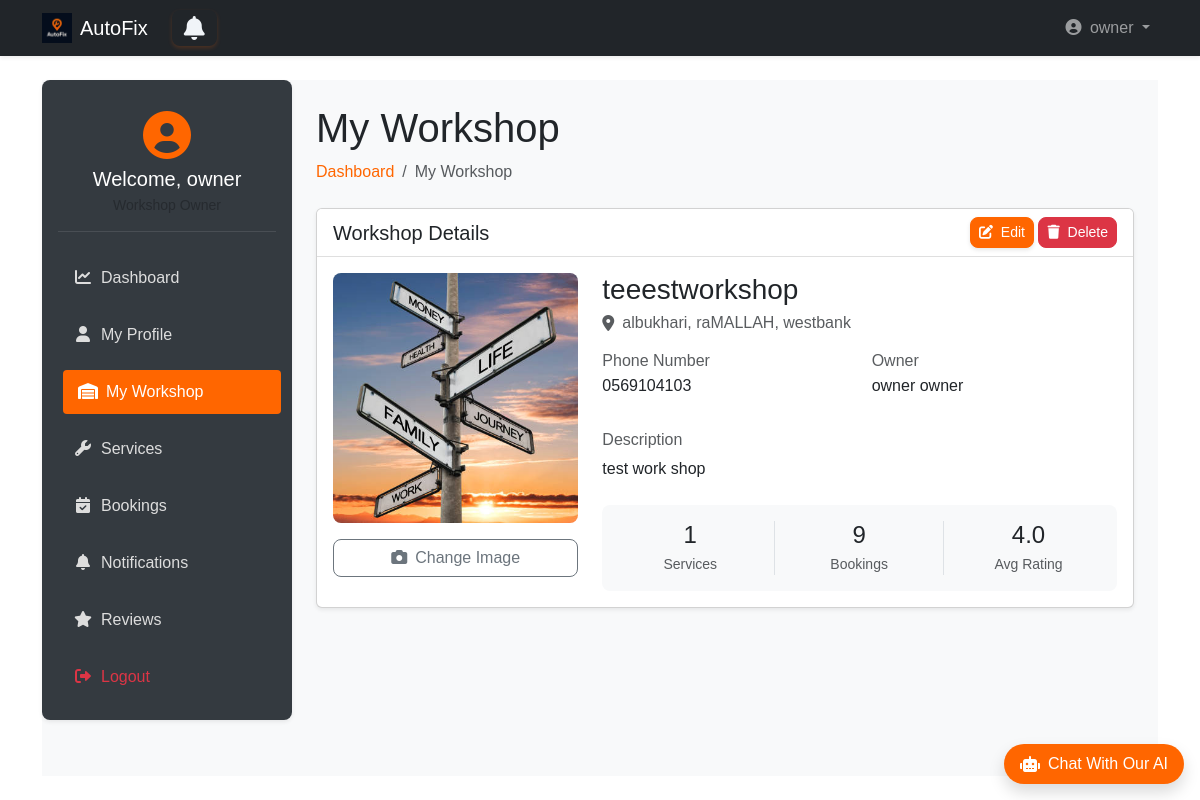
Page /owner_dashboard/owner/workshop/ (signed in) on the earlier database version.
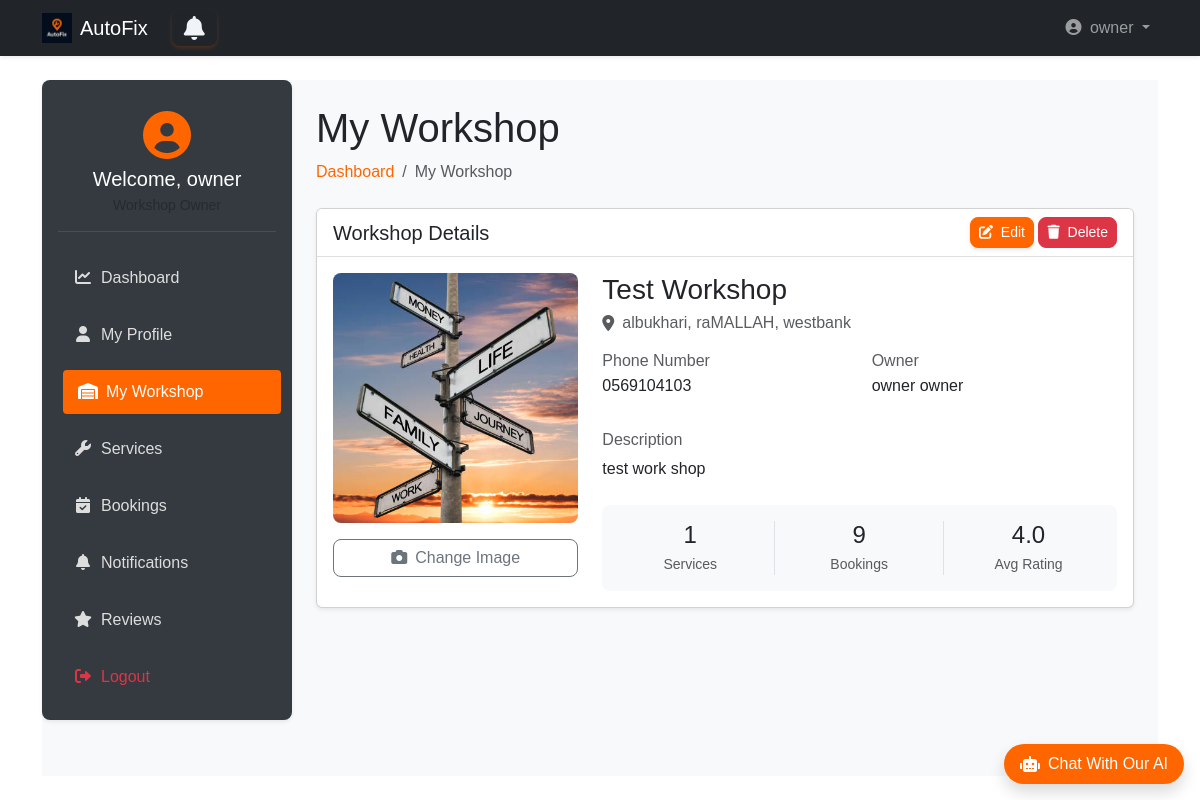
Same page on the later database version.
### workshops/models.py (models this page shows, shortened)
class Workshop(models.Model):
    name = models.CharField(max_length=255)
    address = models.ForeignKey(Address, on_delete=models.CASCADE)
    phone = models.CharField(max_length=15)
    description = models.TextField(blank=True)
    image = models.ImageField(upload_to='workshops_images/', null=True, blank=True)
    owner = models.OneToOneField(User, on_delete=models.CASCADE, related_name="workshop", null=True)

### locations/models.py (models this page shows, shortened)
class Address(models.Model):
    street = models.CharField(max_length=255)
    city = models.CharField(max_length=255)
    region = models.CharField(max_length=255)
    country = models.CharField(max_length=255)
    postal_code = models.CharField(max_length=20)
    latitude = models.FloatField(blank=True, null=True)
    longitude = models.FloatField(blank=True, null=True)
    objects = AddressManager()
    class Meta:
        verbose_name_plural = "Addresses"

### accounts/models.py (models this page shows, shortened)
class User(AbstractUser):
    username = None
    email = models.EmailField(unique=True)
    phone = models.CharField(max_length=15, unique=True, blank=True)
    is_workshop_owner = models.BooleanField(default=False)
    address = models.ForeignKey(Address, on_delete=models.SET_NULL, null=True, blank=True)
    objects = UserManager()
    USERNAME_FIELD = 'email'
    REQUIRED_FIELDS = ['first_name', 'last_name']  # names required for registration
    def get_full_name(self):
        return f"{self.first_name} {self.last_name}"
    def get_short_name(self):
        return self.first_name

### owner_dashboard/views.py (the view, shortened to what this page needs)
# urls.py: path('owner/workshop/', views.workshop_management, name='workshop'),
def workshop_management(request):
    if not request.user.is_workshop_owner:
        return redirect('landing:main')
    try:
        workshop = Workshop.objects.get(owner=request.user)
        context = {
            'workshop': workshop,
            'total_services': workshop.services.count(),
            'total_bookings': workshop.booking_set.count(),
            'avg_rating': round(workshop.review_set.aggregate(Avg('rating'))['rating__avg'], 1) if workshop.review_set.exists() else None
        }
    except Workshop.DoesNotExist:
        context = {'workshop': None}
    return render(request, 'owner_dashboard/workshop.html', context)

### templates/owner_dashboard/workshop.html (shortened to what the changed rows need)
{% extends 'base2.html' %}
{% load static %}
{% block extra_css %}
<link rel="stylesheet" href="{% static 'css/owner_dashboard.css' %}">
{% endblock %}
{% block content %}
<div class="wrapper d-flex">
    <main class="main-content flex-grow-1 p-4">
        <div class="dashboard-header mb-4">
            <h1>My Workshop</h1>
        </div>
        <div class="card shadow-sm">
            <div class="card-body">
                {% if workshop %}
                <div class="row">
                    <div class="col-md-4 mb-4 mb-md-0">
                        <div class="workshop-image-container bg-light rounded-3 overflow-hidden" style="height: 250px;">
                            {% if workshop.image %}
                                <img src="{{ workshop.image.url }}" alt="{{ workshop.name }}" class="w-100 h-100 object-fit-cover">
                            {% else %}
                                <div class="d-flex flex-column align-items-center justify-content-center h-100 text-muted">
                                    <i class="fas fa-image fa-4x mb-3"></i>
                                    <span>No Image Uploaded</span>
                                </div>
                            {% endif %}
                        </div>
                        <div class="d-grid mt-3">
                            <button class="btn btn-outline-secondary" data-bs-toggle="modal" data-bs-target="#uploadImageModal">
                                <i class="fas fa-camera me-2"></i>Change Image
                            </button>
                        </div>
                    </div>
                    <div class="col-md-8">
                        <div class="mb-4">
                            <h3 class="mb-1">{{ workshop.name }}</h3>
                            <div class="d-flex align-items-center text-muted mb-3">
                                <i class="fas fa-map-marker-alt me-2"></i>
                                <span>{{ workshop.address.street }}, {{ workshop.address.city }}, {{ workshop.address.region }}</span>
                            </div>
                            <div class="row mb-3">
                                <div class="col-md-6">
                                    <div class="detail-item mb-3">
                                        <h6 class="text-muted mb-1">Phone Number</h6>
                                        <p class="mb-0">{{ workshop.phone }}</p>
                                    </div>
                                </div>
                                <div class="col-md-6">
                                    <div class="detail-item mb-3">
                                        <h6 class="text-muted mb-1">Owner</h6>
                                        <p class="mb-0">{{ workshop.owner.get_full_name }}</p>
                                    </div>
                                </div>
                            </div>
                            <div class="detail-item">
                                <h6 class="text-muted mb-2">Description</h6>
                                <p>{{ workshop.description|linebreaksbr }}</p>
                            </div>
                        </div>
                        <div class="stats-box p-3 bg-light rounded-3">
                            <div class="row text-center">
                                <div class="col-4 border-end">
                                    <h4 class="mb-1">{{ total_services }}</h4>
                                    <small class="text-muted">Services</small>
                                </div>
                                <div class="col-4 border-end">
                                    <h4 class="mb-1">{{ total_bookings }}</h4>
                                    <small class="text-muted">Bookings</small>
                                </div>
                                <div class="col-4">
                                    <h4 class="mb-1">{{ avg_rating|default:"-" }}</h4>
                                    <small class="text-muted">Avg Rating</small>
                                </div>
                            </div>
                        </div>
                    </div>
                </div>
                {% endif %}
            </div>
        </div>
    </main>
</div>
{% endblock %}

Differences in the rows shown:
changed Workshop "test work shop": name "teeestworkshop" → "Test Workshop"
